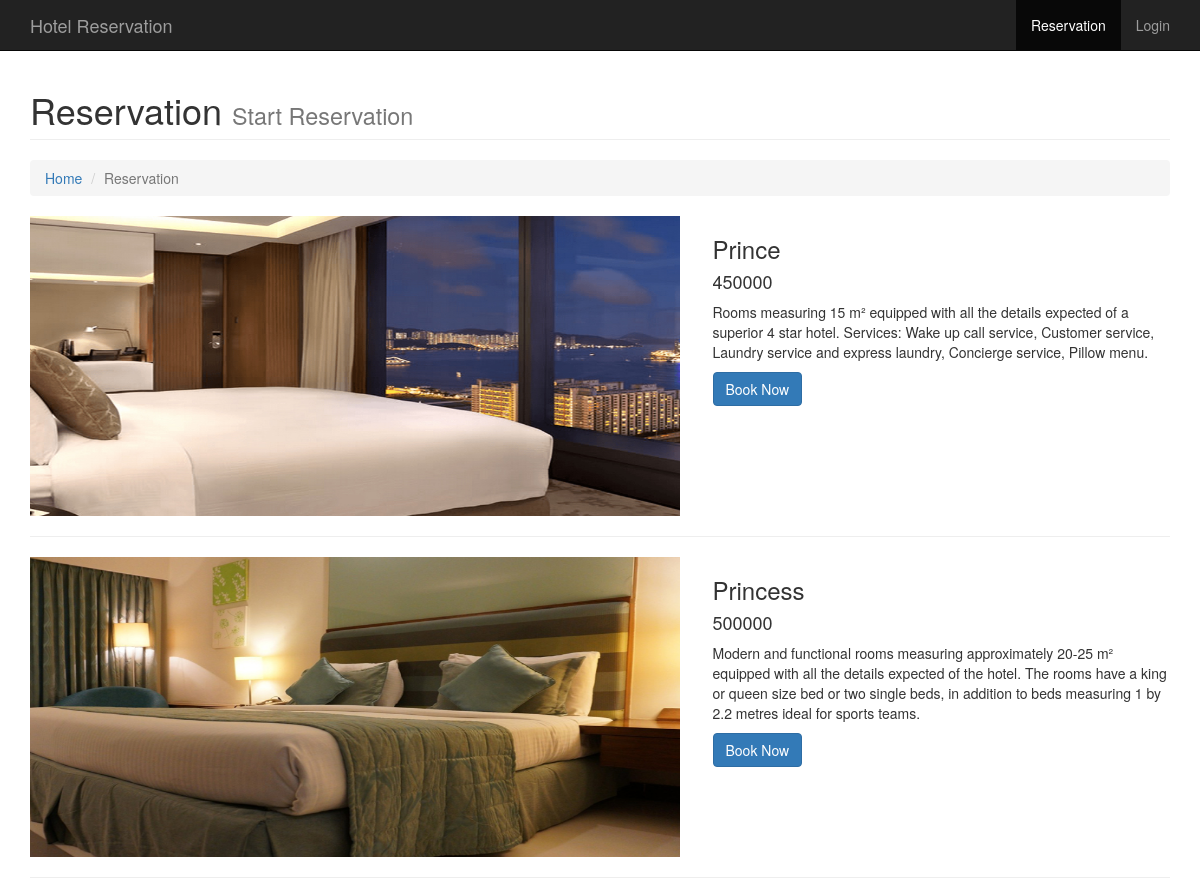
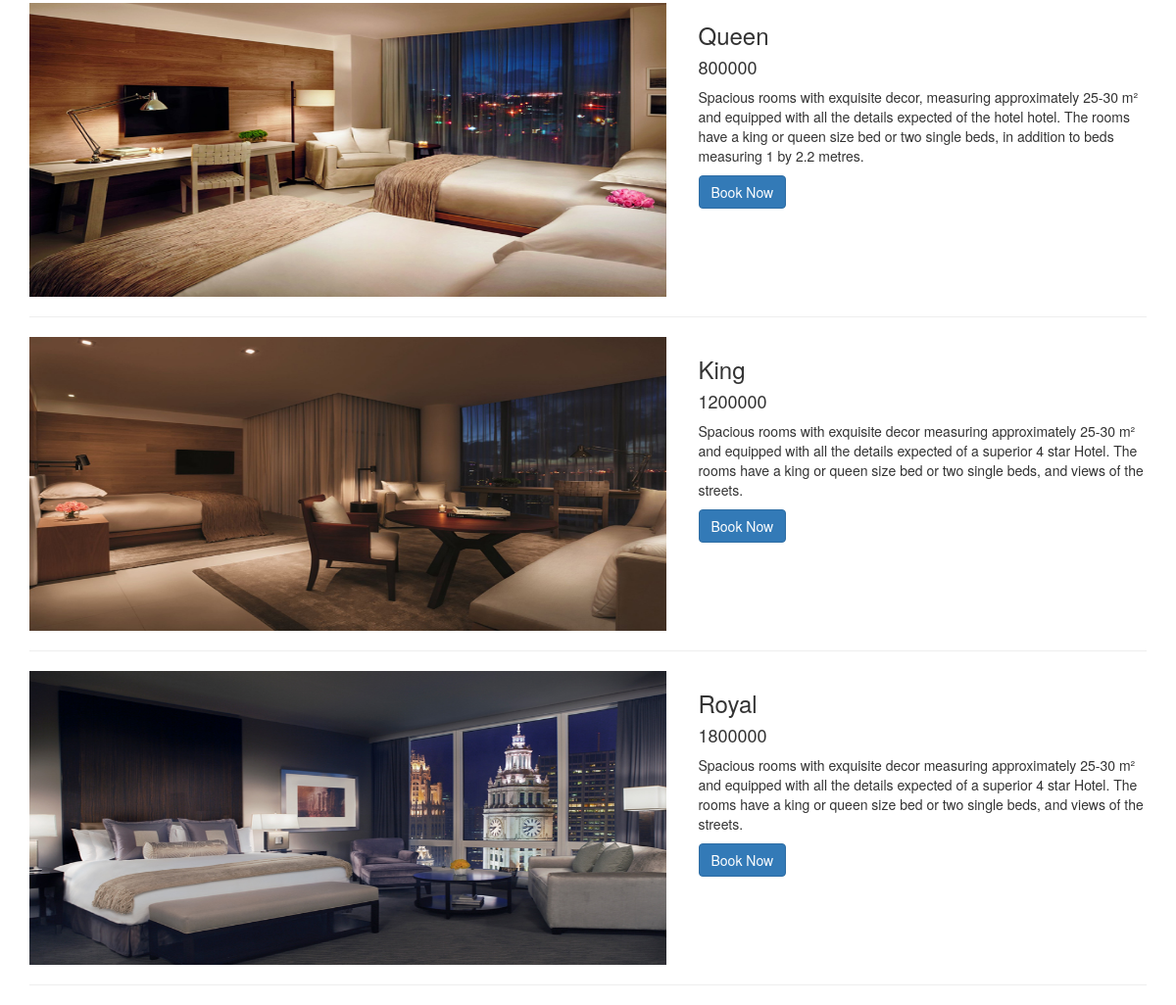
Screenshot of /index.php/main/reservation with the database file from the repository (2 pictures, top to bottom).
### tables this page shows
CREATE TABLE `tb_category` (
  `id_category` int(10) NOT NULL,
  `name` varchar(25) NOT NULL,
  `describe` text NOT NULL,
  `price` int(25) NOT NULL,
  `pic` text NOT NULL,
  `capacity` int(5) NOT NULL,
  `slug` varchar(25) NOT NULL
);

### application/controllers/main.php (called while the page is built, shortened)
<?php
class Main extends CI_Controller {
	public function reservation(){
		$data['rooms'] = $this->data_model->get_category()->result();
		$this->load->view('templates/header');
		$this->load->view('guest/reservation',$data);
		$this->load->view('templates/footer');
	}
}
?>

### index.php (called while the page is built, shortened)
<?php
require_once BASEPATH.'core/CodeIgniter.php';

### application/models/data_model.php (called while the page is built, shortened)
<?php
	class Data_model extends CI_model{
		public function get_category(){
			return $this->db->get('tb_category');
		}
	}
?>

### application/views/guest/reservation.php (the view)
<nav class="navbar navbar-inverse navbar-fixed-top" role="navigation">
	<div class="container">
		<div class="navbar-header">
            <a class="navbar-brand" href="<?php echo base_url(); ?>">Hotel Reservation</a>
        </div>
        <div class="collapse navbar-collapse" id="bs-example-navbar-collapse-1">
                <ul class="nav navbar-nav navbar-right">
                    <li class="active">
                        <a href="<?php echo base_url(); ?>reservation">Reservation</a>
                    </li>
                    <li>
                        <a href="<?php echo base_url(); ?>login">Login</a>
                    </li>
                </ul>
            </div>
	</div>
</nav>
<div class="container">
    <div class="row">
        <div class="col-lg-12">
            <h1 class="page-header">Reservation
                <small>Start Reservation</small>
            </h1>
            <ol class="breadcrumb">
                <li><a href="<?php echo base_url(); ?>">Home</a></li>
                <li class="active">Reservation</li>
            </ol>
        </div>
    </div>
    <?php foreach ($rooms as $room){ ?>
    <div class="row">
        <div class="col-md-7">
                <img src='<?php echo base_url(); ?>assets/img/<?php echo $room->pic; ?>' width="650" height="300">
        </div>
        <div class="col-md-5">
            <h3><?php echo $room->name; ?></h3>
            <h4><?php echo $room->price; ?></h4>
            <p><?php echo $room->describe; ?></p>
            <a href="<?php echo site_url('room/' .$room->slug); ?>" class="btn btn-primary">Book Now</a>
        </div>
    </div>
    <hr>
    <?php } ?>
</div>

### application/views/templates/header.php (shortened to what this page needs)
<html>
	<head>
		<link href="<?php echo base_url(); ?>assets/css/bootstrap.min.css" rel="stylesheet">
   		<link href="<?php echo base_url(); ?>assets/css/modern-business.css" rel="stylesheet">
    	<link href="<?php echo base_url(); ?>assets/font-awesome/css/font-awesome.min.css" rel="stylesheet" type="text/css">
   		<link href="<?php echo base_url(); ?>assets/css/popup.css" rel="stylesheet">
	</head>
	<body>

### application/views/templates/footer.php (shortened to what this page needs)
</body>
</html>

### assets/css/modern-business.css (style rules this page uses)
html, body { height: 100%; }
body { padding-top: 50px; }

### rows the page displays
tb_category: pic (picture), name "Prince", price "450000", describe "Rooms measuring 15 m² equipped with all the details expected of a superior 4 star hotel. Services: Wake up call service, Customer service, Laundry service and express laundry, Concierge service, Pillow menu."
tb_category: pic (picture), name "Princess", price "500000", describe "Modern and functional rooms measuring approximately 20-25 m² equipped with all the details expected of the hotel. The rooms have a king or queen size bed or two single beds, in addition to beds measuring 1 by 2.2 metres ideal for sports teams."
tb_category: pic (picture), name "Queen", price "800000", describe "Spacious rooms with exquisite decor, measuring approximately 25-30 m² and equipped with all the details expected of the hotel hotel. The rooms have a king or queen size bed or two single beds, in addition to beds measuring 1 by 2.2 metres."
tb_category: pic (picture), name "King", price "1200000", describe "Spacious rooms with exquisite decor measuring approximately 25-30 m² and equipped with all the details expected of a superior 4 star Hotel. The rooms have a king or queen size bed or two single beds, and views of the streets."
tb_category: pic (picture), name "Royal", price "1800000", describe "Spacious rooms with exquisite decor measuring approximately 25-30 m² and equipped with all the details expected of a superior 4 star Hotel. The rooms have a king or queen size bed or two single beds, and views of the streets."
